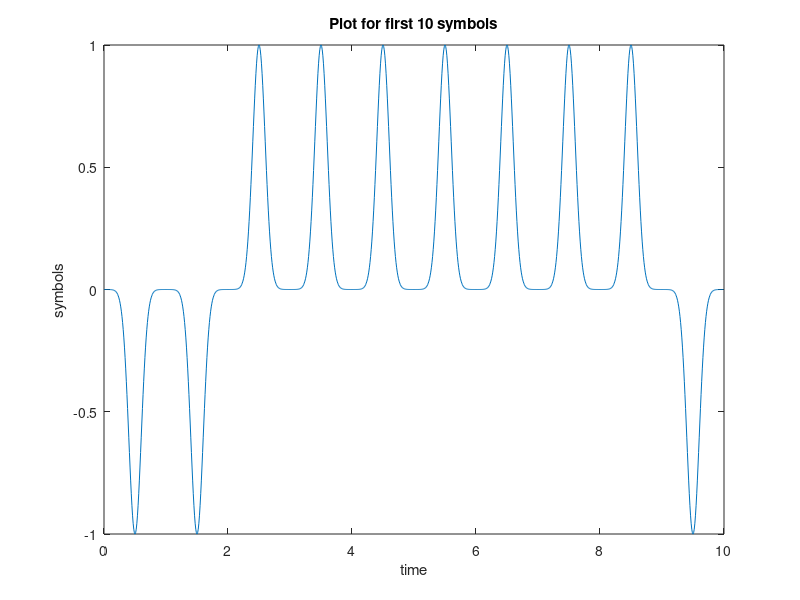

Write the MATLAB code that produced this figure. (Note: this script raises an error after producing the figure.)


step = 0.01;
T = 1;
alfa = 1;
k = 50 ;
t = 0:step:T-step;

%pulse
p = alfa*exp(-k*((t-0.5*T).^2));

%information bits
M = 100;
a = rand(1, M);
a = 1 - 2*round(a);


s = zeros(1,M*size(t,2));
%generation of s(t)
for i = 1:M

s((i-1)*size(t,2)+1:(i-1)*size(t,2)+size(t,2)) =   a(i) * p;

end

%plot for first ten symbols
figure(1);
xaxis = [0:.01:10-.01];
plot(xaxis,s(1,1:1000));
xlabel('time');
ylabel('symbols');
title('Plot for first 10 symbols');

MSE = zeros(1,100);
N0 = zeros(1,100);

for w = 1:100   % this for loop is used for MSE vs N0 and M
    
MSE(w) = 0;
for q = 1:1000

%generation of r(t) with addition of noise

 tao =   0.25*rand*T ; %delay
 
 tao = round(tao,2);
 

r = zeros (1, size(s,2) + tao*(T/step));
n = randn (1, size(s,2) + tao*(T/step));



r(1, tao*(T/step)+1: size(s,2) + tao*(T/step)) = s(1,:);

Es = sum(r.^2) / (size(s,2) + tao*(T/step));

%SNR = rand*100;

%N0 = Es/SNR;

N0(w) = 0.1*w ;

n = sqrt(N0(w)/2).*n;

r = r + n;

%since p is symmetric, impulse response of match filter is the same as p

y = conv(p,r);

%early late gate synchronization

e = 0.05;
delta = 0.01;
x =  -.25 + 0.5*rand*T ; %x is between -0.25 T and 0.25 T

t1 = round( x + T) ;
t2 = t1 + e;


for i = 1:M
    
    
if abs(y(round(t1*size(t,2),1))) > abs(y(round(t2*size(t,2),1)))

    t1 = t1 - delta + T;
    t2 = t1 + e;
elseif abs(y(round(t1*size(t,2),1))) < abs(y(round(t2*size(t,2),1)))
    
    t1 = t1 + delta + T;
    t2 = t1 + e;
else
     t1 = t1 + T;
     t2 = t1 + e;
    break;
end

end

tdelay = abs(((t1 + t2)/2 - (i+1)*T - 0.01));

MSE(w) = MSE(w) + (tdelay-tao)^2;

end

MSE(w) = MSE(w) / 1000;

end

 figure(2);
 plot(N0,MSE);
 xlabel('N0');
 ylabel('MSE');
 title('MSE vs N0');

